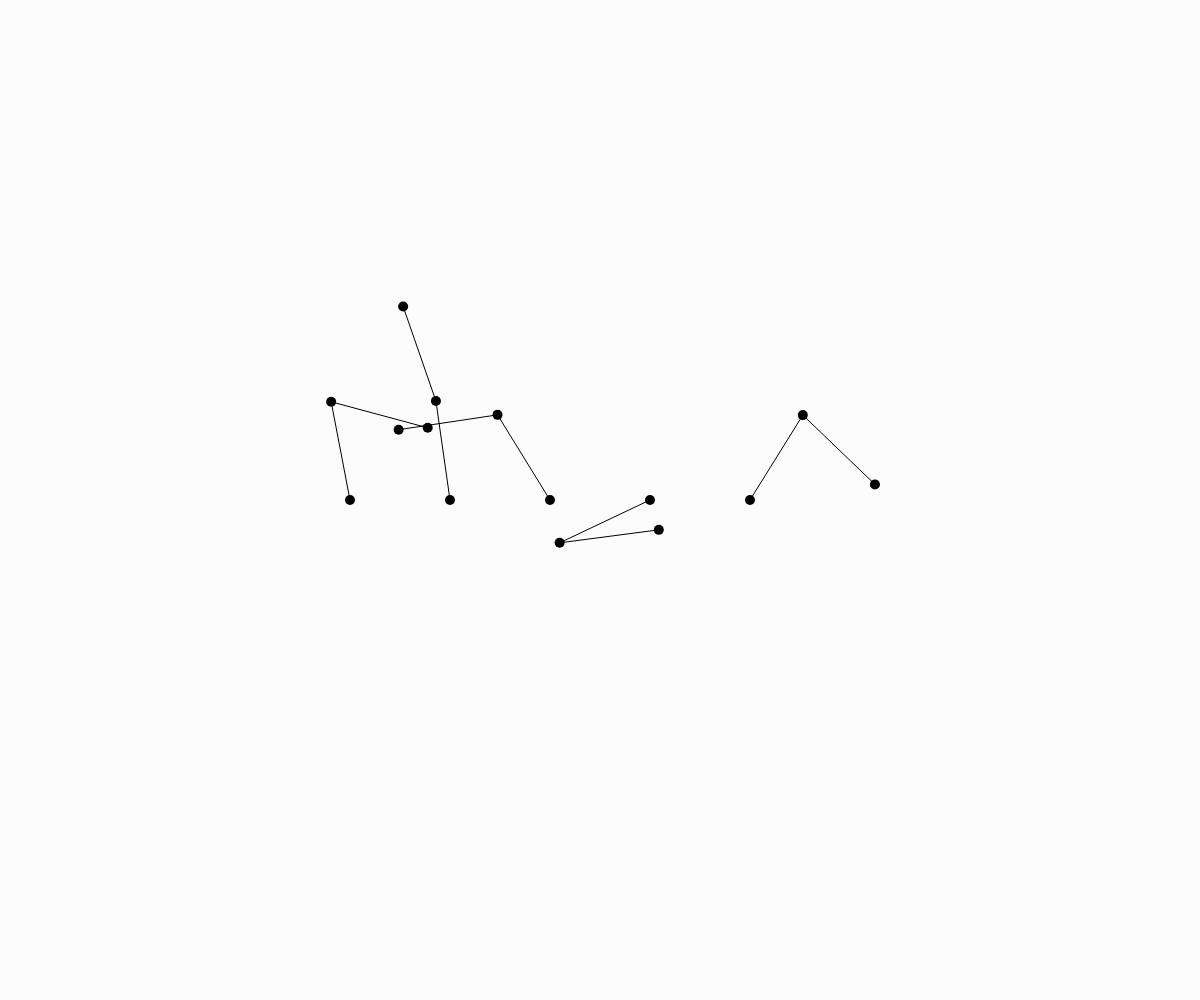
Frame 1 (no input)
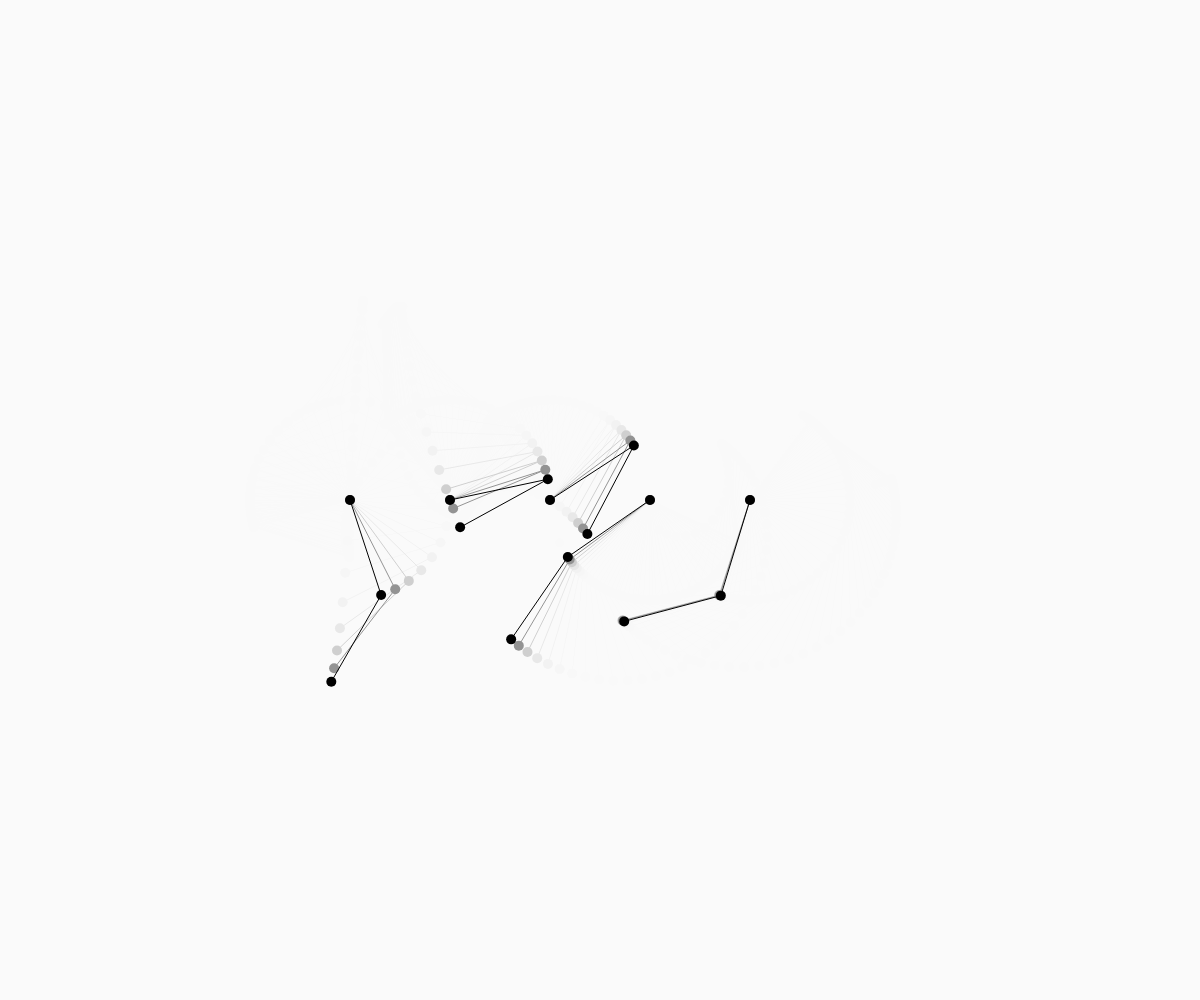
Frame 60 (no input)
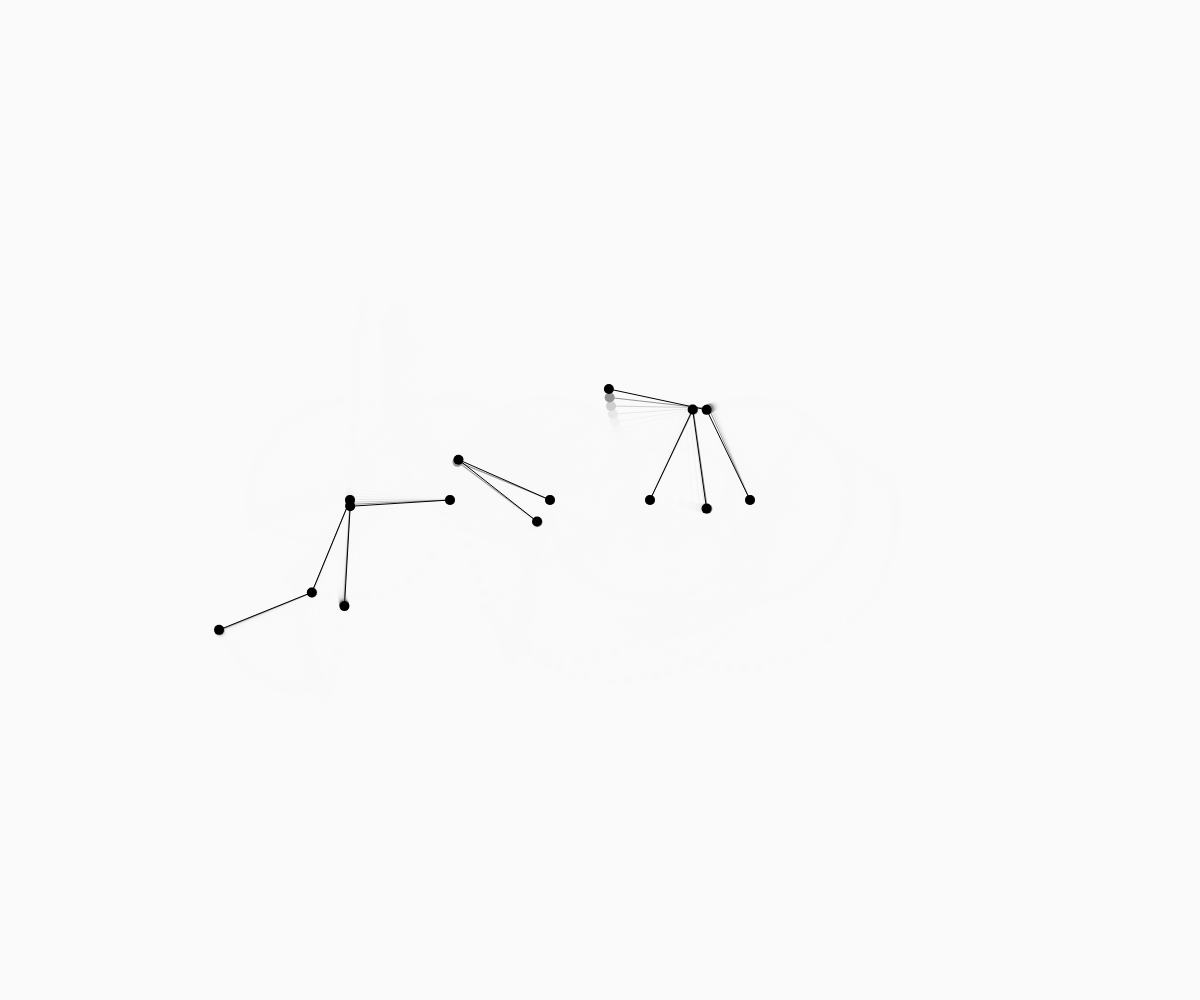
Frame 120 (the mouse pressed at the canvas centre since frame 60)

The p5.js sketch that drew these frames (run headless with seeded random() and noise() and a simulated clock; from frame 60 on, the mouse is pressed at the canvas centre):

// p5.js sketch
// ── sketch.js
function setup() {
  const width = 900
  const height = 700
  // createCanvas(width, height);
  createCanvas(windowWidth, windowHeight);
  noiseDetail(2, 0.2);

  pendules = [
    // pendule = new Pendule(0, 0),
    // pendule2 = new Pendule(0, 0),
  ]
  
  for(a = -250; a < 250 ; a += 100) {
        pendules.push(new Pendule(a, 0))
  }

  time = 0
}

function draw() {
  background(250, 250, 250, 150);

  time += 0.02

  translate(width / 2, height / 2)
  // rotate(PI /4);
  pendules.forEach(p => {
    p.draw()
  })

}

class Pendule {
  constructor(x, y) {
    this.center = {
      x: x,
      y: y
    }
    this.radius = 100
    this.points = 2
    this.random = Math.random() * 10000
  }
  draw() {
    // Point 0
    const {
      x,
      y
    } = this.center


    // Point 1
    const noiseA = noise(time + this.random) * Math.PI * 5
    const x1 = x + Math.cos(noiseA) * this.radius
    const y1 = y + Math.sin(noiseA) * this.radius

    // Point 2
    const noiseB = noise(time + 8000 + this.random) * Math.PI * 5
    const x2 = x1 + Math.cos(noiseB) * this.radius
    const y2 = y1 + Math.sin(noiseB) * this.radius

    // Points
    fill('black');
    noStroke();
    circle(x, y, 10)
    circle(x1, y1, 10)
    circle(x2, y2, 10)

    // Lines
    noFill();
    stroke('black');
    line(x, y, x1, y1)
    line(x1, y1, x2, y2)
  }
}
